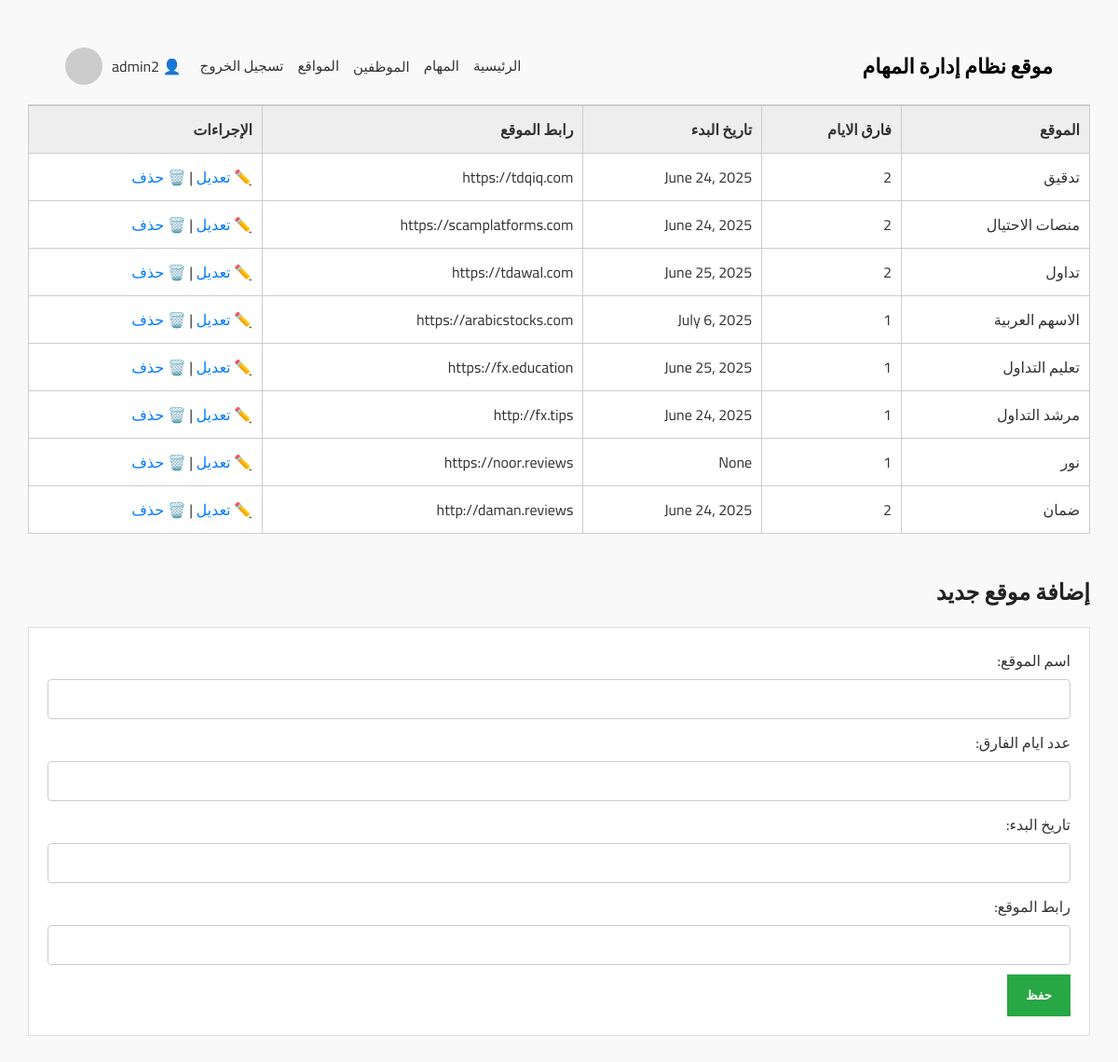
/categories/site/ (signed in), run on the app's committed database.
### accounts/models.py (models this page shows)
class Users(AbstractUser):
    ROLE_CHOICES = (
        ('manager', 'Manager'),
        ('employee', 'Employee'),
    )
    role = models.CharField(max_length=10, choices=ROLE_CHOICES, default='employee')
    job_title = models.CharField(max_length=100, blank=True, null=True)

### categories/models.py (models this page shows, shortened)
class Site(models.Model):
    name = models.CharField(max_length=100, verbose_name="اسم الموقع")
    start_date = models.DateField(null=True, blank=True, verbose_name="تاريخ البدء")
    number_of_days = models.PositiveIntegerField(verbose_name="عدد ايام الفارق")
    site_link = models.URLField(max_length=200, verbose_name="رابط الموقع")

### accounts/decorators.py (the view)
        def wrapper(request, *args, **kwargs):
            if not request.user.is_authenticated:
                return redirect('login')
            if not hasattr(request.user, 'role') or request.user.role != role_name:
                return redirect('no_permission')
            return view_func(request, *args, **kwargs)

### categories/forms.py
class SiteForm(forms.ModelForm):
    class Meta:
        model = Site
        fields = ['name', 'number_of_days', 'start_date','site_link']

### categories/views.py (called while the page is built)
@role_required('manager')
def site(request):
    categories = Site.objects.all()
    form = SiteForm(request.POST or None)
    if request.method == 'POST' and form.is_valid():
        form.save()
        return redirect('site')
    return render(request, 'categories/site.html', {
        'categories': categories,
        'form': form
    })

### templates/Categories/site.html (shortened to what this page needs)
{% extends 'base.html' %}
{% load static %}
{% block extra_css %}
  <link rel="stylesheet" href="{% static 'css/site.css' %}">
{% endblock %}
{% block content %}
<table>
    <thead>
        <tr>
            <th>الموقع</th>
            <th>فارق الايام</th>
            <th>تاريخ البدء </th>
            <th>رابط الموقع</th>
            <th>الإجراءات</th>
        </tr>
    </thead>
    <tbody>
        {% for Site in categories %}
        <tr>
            <td>{{ Site.name }}</td>
            <td>{{ Site.number_of_days }}</td>
            <td>{{ Site.start_date }}</td>
            <td>{{ Site.site_link }}</td>
            <td>
                {% if request.user.role == "manager" %}
                    <a href="{% url 'edit_site' Site.id %}">✏️ تعديل</a> |
                    <a href="{% url 'delete_site' Site.id %}" onclick="return confirm('هل أنت متأكد من الحذف؟');">🗑️ حذف</a>
                {% else %}
                    لا توجد صلاحية
                {% endif %}
            </td>
        </tr>
        {% endfor %}
    </tbody>
</table>
<h2>إضافة موقع جديد</h2>
<form method="post">
    {{ form.as_p }}
    <button type="submit">حفظ</button>
</form>
{% endblock %}

### templates/includes/header.html (shortened to what this page needs)
<header>
  <div class="logo">موقع نظام إدارة المهام</div>
  <div class="user-nav">
    <nav>
      {% if request.user.is_authenticated %}
        {% if request.user.role == "manager" %}
          <a href="/home/dashboard/">الرئيسية</a>
          <a href="/tasks/">المهام</a>
          <div class="dropdown">
            <button class="dropbtn">الموظفين</button>
          </div>
          <a href="/categories/site/">المواقع</a>
        {% elif request.user.role == "employee" %}
          <a href="/home/employee_dashboard/">الرئيسية</a>
          <a href="/tasks/my_tasks/">مهامي</a>
        {% endif %}
        <a href="{% url 'logout' %}">تسجيل الخروج</a>
      {% else %}
        <a href="{% url 'index' %}">تسجيل الدخول</a>
      {% endif %}
    </nav>
    <div style="display: flex; align-items: center; gap: 10px;">
      {% if request.user.is_authenticated %}
        <span>👤 {{ request.user.username }}</span>
      {% endif %}
      <img src="https://via.placeholder.com/40" alt="User" style="border-radius: 50%;">
    </div>
  </div>
</header>

### static/css/base.css (style rules this page uses)
* { box-sizing: border-box; margin: 0; padding: 0; direction: rtl; font-family: 'Cairo', sans-serif; }
body { background-color: #fff; color: #333; min-height: 100vh; font-family: 'Cairo', sans-serif; direction: rtl; }
header { display: flex; justify-content: space-between; align-items: center; padding: 20px 40px; background-color: #f9f9f9; border-bottom: 1px solid #ccc; }
.logo { font-size: 22px; font-weight: bold; color: #000; }
.user-nav { display: flex; align-items: center; gap: 20px; }
.user-nav nav { display: flex; gap: 15px; position: relative; }
.user-nav nav a { text-decoration: none; color: #333; font-weight: 500; font-size: 15px; }
.user-nav img { width: 40px; height: 40px; border-radius: 50%; }
.dropdown { position: relative; display: inline-block; }
.dropbtn { background-color: transparent; border: none; font-size: 15px; font-weight: 500; color: #333; cursor: pointer; padding: 0; font-family: inherit; }

### static/css/site.css (style rules this page uses)
input, select, textarea { width: 100%; padding: 8px; margin: 5px 0 10px; border: 1px solid #ccc; border-radius: 4px; }
body { font-family: Arial, sans-serif; direction: rtl; padding: 30px; background-color: #f9f9f9; color: #333; }
h1, h2 { color: #222; margin-bottom: 15px; }
table { width: 100%; border-collapse: collapse; margin-bottom: 40px; background-color: #fff; }
th, td { padding: 10px; border: 1px solid #ccc; text-align: right; }
th { background-color: #eee; }
a { color: #007bff; text-decoration: none; }
form { background-color: #fff; padding: 20px; border: 1px solid #ddd; }
button { padding: 10px 20px; background-color: #28a745; color: white; border: none; cursor: pointer; font-weight: bold; }

### data on the page
Users: user.username "admin2"
Site: name "تدقيق", number_of_days "2", start_date "June 24, 2025", site_link "https://tdqiq.com"
Site: name "منصات الاحتيال", number_of_days "2", start_date "June 24, 2025", site_link "https://scamplatforms.com"
Site: name "تداول", number_of_days "2", start_date "June 25, 2025", site_link "https://tdawal.com"
Site: name "الاسهم العربية", number_of_days "1", start_date "July 6, 2025", site_link "https://arabicstocks.com"
Site: name "تعليم التداول", number_of_days "1", start_date "June 25, 2025", site_link "https://fx.education"
Site: name "مرشد التداول", number_of_days "1", start_date "June 24, 2025", site_link "http://fx.tips"
Site: name "نور", number_of_days "1", start_date "None", site_link "https://noor.reviews"
Site: name "ضمان", number_of_days "2", start_date "June 24, 2025", site_link "http://daman.reviews"
